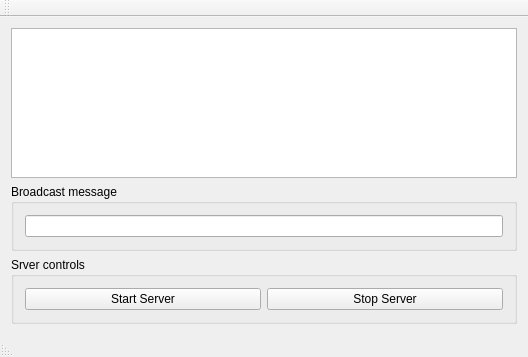
<?xml version="1.0" encoding="UTF-8"?>
<ui version="4.0">
 <class>Server</class>
 <widget class="QMainWindow" name="Server">
  <property name="geometry">
   <rect>
    <x>0</x>
    <y>0</y>
    <width>528</width>
    <height>357</height>
   </rect>
  </property>
  <property name="windowTitle">
   <string>Server</string>
  </property>
  <widget class="QWidget" name="centralWidget">
   <layout class="QVBoxLayout" name="verticalLayout_3">
    <item>
     <widget class="QTextEdit" name="logTextEdit">
      <property name="enabled">
       <bool>true</bool>
      </property>
      <property name="focusPolicy">
       <enum>Qt::NoFocus</enum>
      </property>
      <property name="toolTip">
       <string/>
      </property>
      <property name="whatsThis">
       <string extracomment="Log window"/>
      </property>
     </widget>
    </item>
    <item>
     <widget class="QGroupBox" name="broadcastGroupBox">
      <property name="title">
       <string>Broadcast message</string>
      </property>
      <layout class="QVBoxLayout" name="verticalLayout">
       <item>
        <widget class="QLineEdit" name="broadcastLineEdit"/>
       </item>
      </layout>
     </widget>
    </item>
    <item>
     <widget class="QGroupBox" name="sControlsGroupBox">
      <property name="title">
       <string>Srver controls</string>
      </property>
      <layout class="QHBoxLayout" name="horizontalLayout">
       <item>
        <widget class="QPushButton" name="startServerPushButton">
         <property name="text">
          <string>Start Server</string>
         </property>
        </widget>
       </item>
       <item>
        <widget class="QPushButton" name="stopServerPushButton">
         <property name="text">
          <string>Stop Server</string>
         </property>
        </widget>
       </item>
      </layout>
     </widget>
    </item>
   </layout>
  </widget>
  <widget class="QMenuBar" name="menuBar">
   <property name="geometry">
    <rect>
     <x>0</x>
     <y>0</y>
     <width>528</width>
     <height>25</height>
    </rect>
   </property>
  </widget>
  <widget class="QToolBar" name="mainToolBar">
   <attribute name="toolBarArea">
    <enum>TopToolBarArea</enum>
   </attribute>
   <attribute name="toolBarBreak">
    <bool>false</bool>
   </attribute>
  </widget>
  <widget class="QStatusBar" name="statusBar">
   <property name="toolTip">
    <string extracomment="WifeServer status"/>
   </property>
   <property name="layoutDirection">
    <enum>Qt::RightToLeft</enum>
   </property>
  </widget>
 </widget>
 <layoutdefault spacing="6" margin="11"/>
 <resources/>
 <connections/>
</ui>
